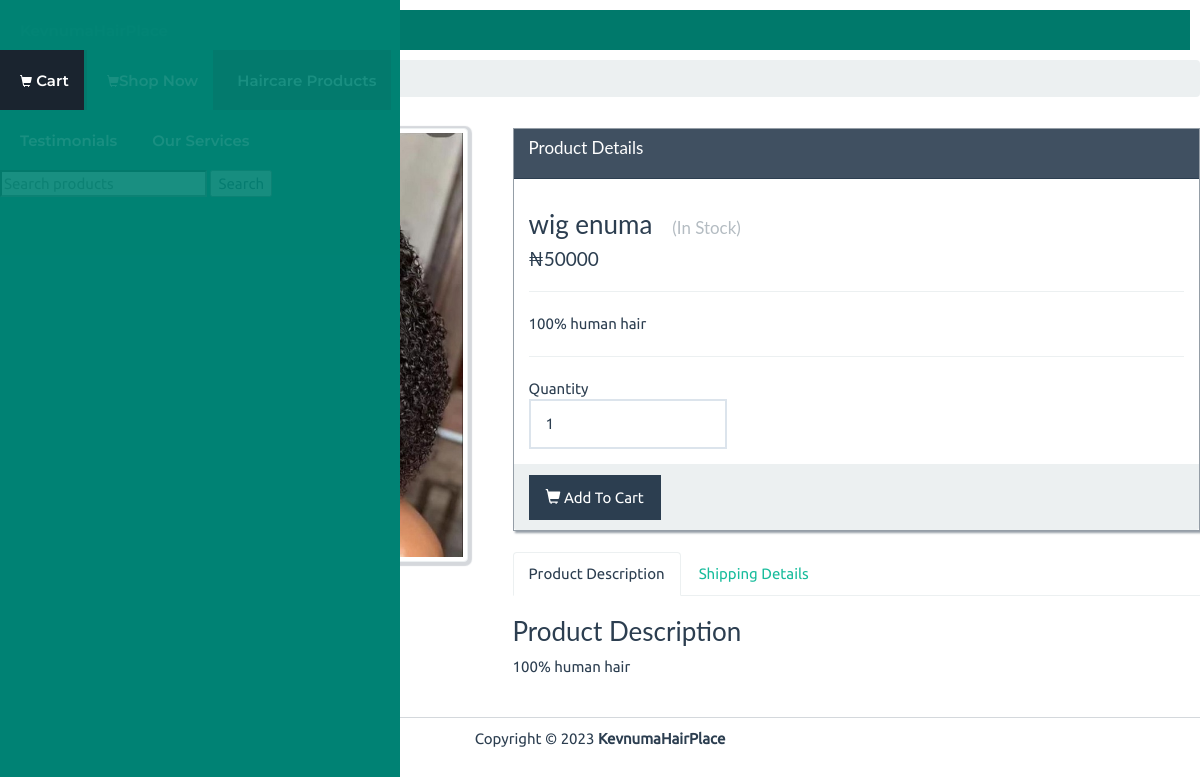
The app's page /product/4 with its own data.
### app.py (models this page shows)
class Product(db.Model):
    id = db.Column(db.Integer, primary_key=True)
    name = db.Column(db.String(50), unique=True)
    price = db.Column(db.Integer)  # in cents
    stock = db.Column(db.Integer)
    description = db.Column(db.String(500))
    image = db.Column(db.String(100))
    orders = db.relationship('Order_Item', backref='product', lazy=True)

### app.py (the view)
@app.route('/product/<id>')
def product(id):
    product = Product.query.filter_by(id=id).first()
    form = AddToCart()
    return render_template('view-product.html', product=product, form=form)

### app.py
class AddToCart(FlaskForm):
    quantity = IntegerField('Quantity')
    id = HiddenField('ID')

### templates/view-product.html (shortened to what this page needs)
{% extends "base.html" %}
{% block body %}
<div class="row">
	<div class="col-lg-12">
		<ol class="breadcrumb">
			<li>
				<a href="{{ url_for('index') }}">Home</a>
			</li>
			<li class="active">View Product</li>
		</ol>
	</div>
</div>
<div class="row pad">
	<div class="col-lg-5">
		<div class="col-xs-12 col-sm-12 col-md-12 col-lg-12">
			<div class="thumbnail">
			</div>
		</div>
	</div>
	<div class="col-lg-7">
		<div class="panel panel-primary">
			<div class="panel-heading">
				<h3 class="panel-title">Product Details</h3>
			</div>
			<div class="panel-body">
				<h3>{{ product.name }} &nbsp;
					{% if product.stock > 0 %}
					<small>(In Stock)</small>
					{% else %}
					<small>(Out of Stock)</small>
					{% endif %}
				</h3>
				<h4>₦{{ product.price}}</h4>
				<hr />
				{{ product.description }}
				<hr />
				<form action="{{ url_for('add_to_cart') }}" method="POST">
				{% if product.stock > 0 %}
				<div class="row">
					<div class="col-lg-4">
						<div class="row">
							<div class="col-lg-12">
								Quantity
							</div>
							<div class="col-lg-12">
								{{ form.quantity(class='form-control', type='number', min=1, max=product.stock, step=1, value=1) }}
							</div>
						</div>
					</div>
				</div>
				{% endif %}
			</div>
			<div class="panel-footer">
				{% if product.stock > 0 %}
				<button type="submit" class="btn btn-primary">
					<i class="glyphicon glyphicon-shopping-cart"></i> Add To Cart
				</button>
				{% endif %}
			</div>
		</div>
		<div role="tabpanel">
			<ul class="nav nav-tabs" role="tablist">
				<li role="presentation" class="active">
					<a href="#description" aria-controls="description" role="tab" data-toggle="tab">Product Description</a>
				</li>
				<li role="presentation">
					<a href="#shipping" aria-controls="shipping" role="tab" data-toggle="tab">Shipping Details</a>
				</li>
			</ul>
			<div class="tab-content">
				<div role="tabpanel" class="tab-pane active" id="description">
					<h3>Product Description</h3>
					{{ product.description }}
				</div>
			</div>
		</div>
	</div>
</div>
{% endblock %}

### static/assets/css/main.css (style rules this page uses)
:root { --font-default: "Open Sans", system-ui, -apple-system, "Segoe UI", Roboto, "Helvetica Neue", Arial, "Noto Sans", "Liberation Sans", sans-serif, "Apple Color Emoji", "Segoe UI Emoji", "Segoe UI Symbol", "Noto Color Emoji"; --font-primary: "Montserrat", sans-serif; --font-secondary: "Poppins", sans-serif; }
:root { --color-default: #222222; --color-primary: #3B300F; --color-secondary: #f85a40; }
:root { scroll-behavior: smooth; }
body { font-family: var(--font-default); color: var(--color-default); }
a { color: var(--color-primary); text-decoration: none; }
h1, h2, h3, h4, h5, h6 { font-family: var(--font-primary); }

### static/css/styles.css (style rules this page uses)
body { font-family: Ubuntu, verdana, georgia, serif, sans-serif; }
a, a:hover, a:active, a:focus, a:visited { text-decoration: none; }
div.panel, .btn, .navbar { border-radius: 0; }
.form-control { border-radius: 0; height: 50px; }
.pad { margin-top: 10px !important; }
div.panel-body { padding-top: 10px; }
.panel-primary > .panel-heading { border-radius: 0; background-color: rgba(44, 62, 80, .9); }
.panel-primary { border-color: rgba(44, 62, 80, .5); box-shadow: 2px 2px 2px rgba(44, 62, 80, .5); }
.panel-title { margin-bottom: 10px; }
.btn-primary { background-color: rgb(44, 62, 80); border-color: rgba(44, 62, 80, .5); }
div.thumbnail { box-shadow: 1px 1px 1px 3px rgba(44, 62, 80, .2); }

### records on screen
Product: name "wig enuma", price "50000", description "100% human hair"
